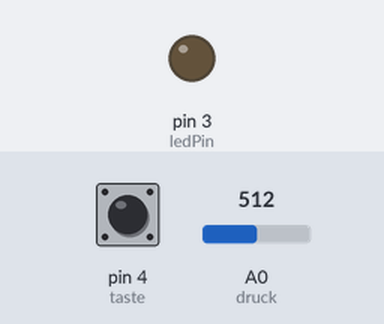
Bench run of a sketch on a simulated Arduino Uno, built with avr-gcc and run on an emulated ATmega328P. Parts: output pins drawn as LEDs (lit = HIGH). The test bench sets the inputs (shaded band); at power-on: pin 4 (taste) LOW, A0 (druck) = 512.

Above: at 2.2 s.
2.3 s: pin 4 (taste) pulled HIGH for 0.15 s
At 3.4 s:
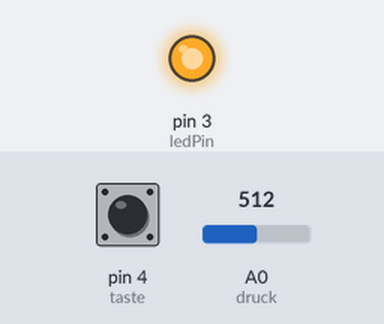
Timing chart, 0 to 5.3 s (numbered marks = the images above; inputs shaded):
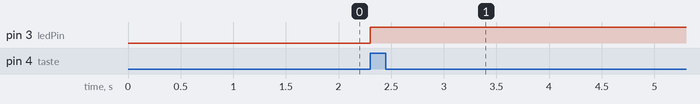

Measured:
- after the input at 2.3 s, pin 3 (ledPin): LOW → HIGH at once

The sketch:

Beer_tapping.ino
```cpp
// (licence header left out)
int ledPin = 3;
int taste = 4;
int druck = A0;
int dauer = 2000;

int durchschnitt = 0;
int trigger = abs(analogRead(druck) - durchschnitt);
int ausloesen = 2;
int ausgeloest = false;

unsigned long time;
#define Dtime 250       //Zeit Zwischen Werten (in µs)

#define wert2N 9
int  wert[513];         //wertarray
int  werti=0;           //wertzaehler
int  wertN=1<<wert2N;   //anzahl der Werte
int  wertT = 0;         //wert beim triggern
int  wertS = wertN;     //stopwert nach dem trigger
int  wertPT = wertN>>2; //pretrigger

int var = 0;
long sum = 0;


void setup() {
 Serial.begin(115200);
 pinMode(ledPin,OUTPUT);
 pinMode(taste,INPUT);
 digitalWrite(ledPin, LOW);
 var = 0;
// Serial.println("------------");
// Serial.println(wertN);
// Serial.println("------------");
 delay(1000);
}

void loop() {

switch(var) {

  case 0:                             //durchschnitt bestimmen
//Serial.println("------------");
//   Serial.println("case 0");
//Serial.println("------------");
    while(werti < wertN){
      wert[werti] = analogRead(druck);
      werti++;}
    werti = 0;
    while(werti < wertN){
      sum = sum + wert[werti];
      werti++;
//      Serial.println(sum);
      }
    durchschnitt = sum>>wert2N;
// Serial.println("------------");
//    Serial.println(durchschnitt);
// Serial.println("------------");
    var++;
    break;


  case 1:                             //scharf stellen
//Serial.println("------------");
//    Serial.println("case 1 ");
//Serial.println("------------");
   if (digitalRead(taste)==HIGH){
    digitalWrite(ledPin, HIGH);
    delay(500);
    digitalWrite(ledPin, LOW);
    var++;}
    break;

  case 2:                             //auf trigger warten -> (wertN-wertPT)weriter Werte aufzeichnen
/*Serial.println("------------");
//  Serial.println("case 2");
//Serial.println("------------");*/
    digitalWrite(ledPin, HIGH);
    while(ausgeloest == false){
      time = micros();
      wert[werti] = analogRead(druck);
      wertT = werti;
      werti++;
      if(werti >= wertN){werti = 0;}
      delayMicroseconds(Dtime-(micros()-time));
      trigger = abs(analogRead(druck) - durchschnitt);
      if(trigger > ausloesen){
        ausgeloest = true;
        wertS = wertT - wertPT;
        if(wertS > wertN-1){wertS = wertS-wertN;}
// Serial.println("------------");
//  Serial.println("ausgelöst");
//      Serial.println(wertT);
//        Serial.println(wertS);
//      Serial.println(werti);
// Serial.println("------------");
      }
    }
    var++;
  break;


  case 3:                             //Werte uebertragen
/*Serial.println("------------");
     Serial.println("case 3 ");
Serial.println("------------");*/
     while(werti != wertS){
      time = micros();
      wert[werti] = analogRead(druck);
      werti++;
      if(werti >= wertN){werti = 0;}
      delayMicroseconds(Dtime-(micros()-time));
      }
     while(werti < wertN){
//          Serial.print(werti);Serial.print(" ");
          Serial.println(wert[werti]);
          werti++;}
     werti=0;
     while(werti < wertS){
//          Serial.print(werti);Serial.print(" ");
          Serial.println(wert[werti]);
          werti++;}
    digitalWrite(ledPin, LOW);
    ausgeloest = false;
    werti=0;
    sum=0;
    var=0;
    delay(1000);
    break;
  }
}
```
